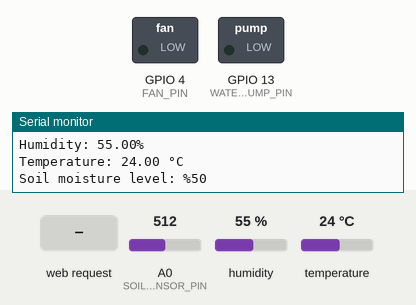
A sketch run on a simulated ESP8266 (NodeMCU). On the bench: switched loads named in the sketch (green lamp = pin HIGH), the last lines printed to the serial monitor. The inputs (shaded band) are chosen by the test bench; at power-on: A0 (SOIL_SENSOR_PIN) = 512, humidity 55 %, temperature 24 °C. WiFi joins after 1.5 s; servers stay silent unless stated.

Above: at 3.2 s.
3.3 s: HTTP request GET /fanOn received
At 4.4 s:
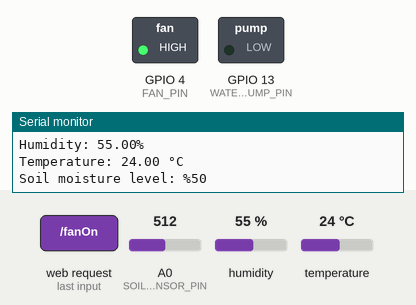
4.8 s: HTTP request GET /waterOn received
At 5.6 s:
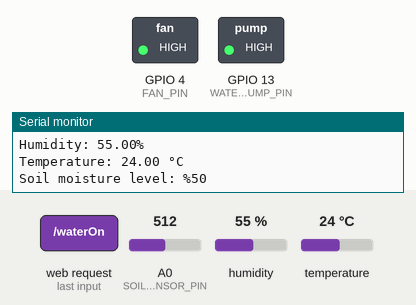
6.3 s: HTTP request GET /fanOff received
At 6.7 s:
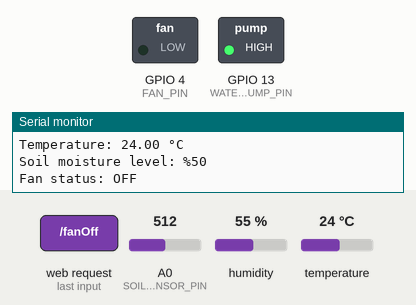
Timing chart, 0 to 9.3 s (numbered marks = the images above; inputs shaded):
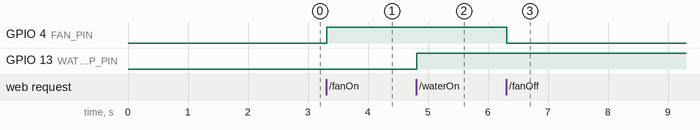

Measured:
- after the input at 3.3 s, GPIO 4 (FAN_PIN): LOW → HIGH at once
- after the input at 4.8 s, GPIO 13 (WATER_PUMP_PIN): LOW → HIGH at once
- after the input at 6.3 s, GPIO 4 (FAN_PIN): HIGH → LOW at once

The sketch:

MIS482_ESP8266_Code.ino
```cpp
#include <ESP8266WiFi.h>
#include <ESPAsyncWebServer.h>
#include <DHT.h>
#include <ArduinoJson.h>

#define DHT_PIN 5 // D1 - Digital pin connected to the DHT sensor, use GPIO number not pin number
#define DHTTYPE DHT11 // DHT 11
#define SOIL_SENSOR_PIN A0
#define WATER_PUMP_PIN 13 // D7
#define FAN_PIN 4 //D2

const char* ssid = ""; // don't forget to change these when you make a hotspot
const char* password = "";

//const char* ssid = "airbenders4";
//const char* password = "airpass123";

DHT dht(DHT_PIN, DHTTYPE); // humidity - temp sensor

float temperature = 0;
float humidity = 0;
int soilMoisture = 0;

//IPAddress local_IP(192, 168, 154, 109); // Set the static IP address
IPAddress local_IP(192, 168, 1, 109);
//IPAddress gateway(192, 168, 154, 189);    // Set the gateway
IPAddress gateway(192, 168, 1, 1);
IPAddress subnet(255, 255, 255, 0);


AsyncWebServer server(80);

void setup() {
  Serial.begin(9600);

  dht.begin();
  pinMode(FAN_PIN, OUTPUT);
  pinMode(WATER_PUMP_PIN, OUTPUT);
  digitalWrite(FAN_PIN, LOW);
  digitalWrite(WATER_PUMP_PIN, LOW);

  if (!WiFi.config(local_IP, gateway, subnet)) {
    Serial.println("STA Failed to configure");
  } else {
    Serial.println("STA Configured successfully");
  }


  // Connect to wifi
  WiFi.begin(ssid, password);
  while (WiFi.status() != WL_CONNECTED) {
    delay(1000);
    Serial.println("Connecting to WiFi...");
  }

  Serial.print("Connected to WiFi, the IP address is: ");
  Serial.println(WiFi.localIP());

  // Server endpoints
  server.on("/", HTTP_GET, [](AsyncWebServerRequest *request){
    request->send(200, "text/plain", "ESP8266 Web Server");
  });

  server.on("/temperature", HTTP_GET, [](AsyncWebServerRequest *request){
    if (!isnan(temperature)) {
      String response;
      DynamicJsonDocument doc(1024);
      doc["temperature"] = temperature;
      serializeJson(doc, response);
      request->send(200, "application/json", response);
      Serial.println("Temperature sent successfully.");
    } else {
      request->send(500, "text/plain", "Failed to read temperature");
      Serial.println("Temperature couldn't be sent.");
    }
  });

  server.on("/humidity", HTTP_GET, [](AsyncWebServerRequest *request){
    if (!isnan(humidity)) {
      String response;
      DynamicJsonDocument doc(1024);
      doc["humidity"] = humidity;
      serializeJson(doc, response);
      request->send(200, "application/json", response);
      Serial.println("Humidity sent successfully.");
    } else {
      request->send(500, "text/plain", "Failed to read humidity");
      Serial.println("Humidity couldn't be sent.");
    }
  });

  server.on("/moisture", HTTP_GET, [](AsyncWebServerRequest *request){
    if (!isnan(soilMoisture)) {
      String response;
      DynamicJsonDocument doc(1024);
      doc["soilMoisture"] = soilMoisture;
      serializeJson(doc, response);
      request->send(200, "application/json", response);
      Serial.println("Soil moisture sent successfully.");
    } else {
      request->send(500, "text/plain", "Failed to read soil moisture");
      Serial.println("Soil moisture couldn't be sent.");
    }
  });

  server.on("/fanOn", HTTP_ANY, [](AsyncWebServerRequest *request){
    digitalWrite(FAN_PIN, HIGH);
    request->send(200, "text/plain", "Fan status: ON");
    Serial.println("Fan status: ON");
  });

  server.on("/fanOff", HTTP_ANY, [](AsyncWebServerRequest *request){
    digitalWrite(FAN_PIN, LOW);
    request->send(200, "text/plain", "Fan status: OFF");
    Serial.println("Fan status: OFF");
  });

  server.on("/waterOn", HTTP_ANY, [](AsyncWebServerRequest *request){
    digitalWrite(WATER_PUMP_PIN, HIGH);
    request->send(200, "text/plain", "Pump status: ON");
    Serial.println("Pump status: ON");
  });

  server.on("/waterOff", HTTP_ANY, [](AsyncWebServerRequest *request){
    digitalWrite(WATER_PUMP_PIN, LOW);
    request->send(200, "text/plain", "Pump status: OFF");
    Serial.println("Pump status: OFF");
  });

  // Start server
  server.begin();
  Serial.println("HTTP server started");
}

void loop() {
  readSensors(); // Read sensor data

  // ------------------------ Write to serial to debug -------------------------------------
  Serial.print("Humidity: ");
  Serial.print(humidity);
  Serial.println("%");
  Serial.print("Temperature: ");
  Serial.print(temperature);
  Serial.println(" °C");
  Serial.print("Soil moisture level: %");
  Serial.println(soilMoisture);

  delay(1000); // delay to lower buffer
}

void readSensors() {
  temperature = dht.readTemperature();
  humidity = dht.readHumidity();
  soilMoisture = 100 - (analogRead(SOIL_SENSOR_PIN)/10.24);
}
```
